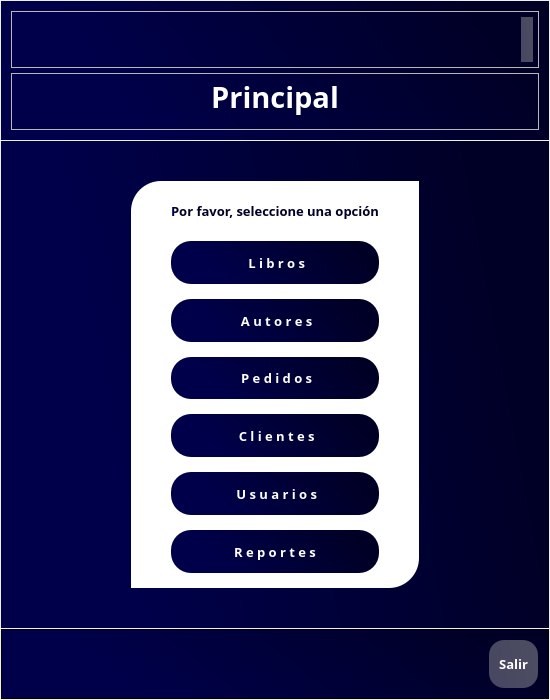
<?xml version="1.0" encoding="UTF-8"?>
<ui version="4.0">
 <class>MainWindow</class>
 <widget class="QMainWindow" name="MainWindow">
  <property name="geometry">
   <rect>
    <x>0</x>
    <y>0</y>
    <width>550</width>
    <height>700</height>
   </rect>
  </property>
  <property name="windowTitle">
   <string>Principal</string>
  </property>
  <property name="windowIcon">
   <iconset>
    <normaloff>icons/book.png</normaloff>icons/book.png</iconset>
  </property>
  <property name="styleSheet">
   <string notr="true"/>
  </property>
  <widget class="QWidget" name="centralwidget">
   <layout class="QVBoxLayout" name="verticalLayout" stretch="2,7,1">
    <property name="spacing">
     <number>1</number>
    </property>
    <property name="leftMargin">
     <number>1</number>
    </property>
    <property name="topMargin">
     <number>1</number>
    </property>
    <property name="rightMargin">
     <number>1</number>
    </property>
    <property name="bottomMargin">
     <number>1</number>
    </property>
    <item>
     <widget class="QWidget" name="header" native="true">
      <property name="styleSheet">
       <string notr="true">background-color: qlineargradient(spread:pad, x1:1, y1:0.363, x2:0, y2:0.528864, stop:0.0696517 rgba(0, 0, 38, 255), stop:0.81592 rgba(0, 0, 74, 255));</string>
      </property>
      <layout class="QVBoxLayout" name="verticalLayout_2">
       <property name="spacing">
        <number>5</number>
       </property>
       <property name="leftMargin">
        <number>10</number>
       </property>
       <property name="topMargin">
        <number>10</number>
       </property>
       <property name="rightMargin">
        <number>10</number>
       </property>
       <property name="bottomMargin">
        <number>10</number>
       </property>
       <item>
        <widget class="QFrame" name="userFrame">
         <property name="styleSheet">
          <string notr="true">background-color: none;</string>
         </property>
         <property name="frameShape">
          <enum>QFrame::StyledPanel</enum>
         </property>
         <property name="frameShadow">
          <enum>QFrame::Raised</enum>
         </property>
         <layout class="QHBoxLayout" name="horizontalLayout_2">
          <property name="spacing">
           <number>0</number>
          </property>
          <property name="leftMargin">
           <number>5</number>
          </property>
          <property name="topMargin">
           <number>5</number>
          </property>
          <property name="rightMargin">
           <number>5</number>
          </property>
          <property name="bottomMargin">
           <number>5</number>
          </property>
          <item>
           <spacer name="horizontalSpacer">
            <property name="orientation">
             <enum>Qt::Horizontal</enum>
            </property>
            <property name="sizeHint" stdset="0">
             <size>
              <width>500</width>
              <height>20</height>
             </size>
            </property>
           </spacer>
          </item>
          <item>
           <widget class="QLabel" name="lblUser">
            <property name="font">
             <font>
              <family>Candara</family>
              <pointsize>10</pointsize>
              <weight>50</weight>
              <bold>false</bold>
              <kerning>true</kerning>
             </font>
            </property>
            <property name="styleSheet">
             <string notr="true">background-color: qlineargradient(spread:pad, x1:1, y1:0.363, x2:0, y2:0.528864, stop:0.0696517 rgba(184, 184, 184, 105), stop:0.81592 rgba(195, 195, 195, 94));
color: rgb(255, 255, 255);
border-radius: 10px;
padding: 2px;</string>
            </property>
            <property name="text">
             <string/>
            </property>
            <property name="alignment">
             <set>Qt::AlignRight|Qt::AlignTrailing|Qt::AlignVCenter</set>
            </property>
           </widget>
          </item>
         </layout>
        </widget>
       </item>
       <item>
        <widget class="QFrame" name="titleFrame">
         <property name="styleSheet">
          <string notr="true">background-color: none;</string>
         </property>
         <property name="frameShape">
          <enum>QFrame::StyledPanel</enum>
         </property>
         <property name="frameShadow">
          <enum>QFrame::Raised</enum>
         </property>
         <layout class="QHBoxLayout" name="horizontalLayout_3">
          <property name="spacing">
           <number>0</number>
          </property>
          <property name="leftMargin">
           <number>0</number>
          </property>
          <property name="topMargin">
           <number>0</number>
          </property>
          <property name="rightMargin">
           <number>0</number>
          </property>
          <property name="bottomMargin">
           <number>10</number>
          </property>
          <item>
           <widget class="QLabel" name="lblTitle">
            <property name="font">
             <font>
              <family>Candara</family>
              <pointsize>22</pointsize>
              <weight>75</weight>
              <bold>true</bold>
             </font>
            </property>
            <property name="styleSheet">
             <string notr="true">color: rgb(255, 255, 255);</string>
            </property>
            <property name="text">
             <string>Principal</string>
            </property>
            <property name="alignment">
             <set>Qt::AlignCenter</set>
            </property>
           </widget>
          </item>
         </layout>
        </widget>
       </item>
      </layout>
     </widget>
    </item>
    <item>
     <widget class="QWidget" name="content" native="true">
      <property name="styleSheet">
       <string notr="true">background-color: qlineargradient(spread:pad, x1:1, y1:0.363, x2:0, y2:0.528864, stop:0.0696517 rgba(0, 0, 38, 255), stop:0.81592 rgba(0, 0, 74, 255));</string>
      </property>
      <layout class="QHBoxLayout" name="horizontalLayout_4">
       <property name="spacing">
        <number>0</number>
       </property>
       <property name="leftMargin">
        <number>0</number>
       </property>
       <property name="topMargin">
        <number>40</number>
       </property>
       <property name="rightMargin">
        <number>0</number>
       </property>
       <property name="bottomMargin">
        <number>40</number>
       </property>
       <item>
        <spacer name="horizontalSpacer_3">
         <property name="orientation">
          <enum>Qt::Horizontal</enum>
         </property>
         <property name="sizeHint" stdset="0">
          <size>
           <width>99</width>
           <height>20</height>
          </size>
         </property>
        </spacer>
       </item>
       <item>
        <widget class="QFrame" name="buttonsFrame">
         <property name="styleSheet">
          <string notr="true">background-color: rgb(255, 255, 255);
border-top-left-radius: 30px;
border-bottom-right-radius: 30px;</string>
         </property>
         <property name="frameShape">
          <enum>QFrame::StyledPanel</enum>
         </property>
         <property name="frameShadow">
          <enum>QFrame::Raised</enum>
         </property>
         <layout class="QVBoxLayout" name="verticalLayout_3">
          <property name="spacing">
           <number>15</number>
          </property>
          <property name="leftMargin">
           <number>40</number>
          </property>
          <property name="topMargin">
           <number>15</number>
          </property>
          <property name="rightMargin">
           <number>40</number>
          </property>
          <property name="bottomMargin">
           <number>15</number>
          </property>
          <item>
           <widget class="QFrame" name="messageFrame">
            <property name="maximumSize">
             <size>
              <width>16777215</width>
              <height>30</height>
             </size>
            </property>
            <property name="styleSheet">
             <string notr="true"/>
            </property>
            <property name="frameShape">
             <enum>QFrame::StyledPanel</enum>
            </property>
            <property name="frameShadow">
             <enum>QFrame::Raised</enum>
            </property>
            <layout class="QVBoxLayout" name="verticalLayout_5">
             <property name="spacing">
              <number>0</number>
             </property>
             <property name="leftMargin">
              <number>0</number>
             </property>
             <property name="topMargin">
              <number>0</number>
             </property>
             <property name="rightMargin">
              <number>0</number>
             </property>
             <property name="bottomMargin">
              <number>0</number>
             </property>
             <item>
              <widget class="QLabel" name="lblMessage">
               <property name="maximumSize">
                <size>
                 <width>16777215</width>
                 <height>30</height>
                </size>
               </property>
               <property name="font">
                <font>
                 <family>Candara Light</family>
                 <pointsize>10</pointsize>
                 <weight>75</weight>
                 <bold>true</bold>
                </font>
               </property>
               <property name="styleSheet">
                <string notr="true">color: qlineargradient(spread:pad, x1:1, y1:0.363, x2:0, y2:0.528864, stop:0.0696517 rgba(0, 0, 38, 255), stop:0.81592 rgba(0, 0, 74, 255));</string>
               </property>
               <property name="text">
                <string>Por favor, seleccione una opción</string>
               </property>
               <property name="alignment">
                <set>Qt::AlignCenter</set>
               </property>
              </widget>
             </item>
            </layout>
           </widget>
          </item>
          <item>
           <widget class="QPushButton" name="btnLibros">
            <property name="sizePolicy">
             <sizepolicy hsizetype="Preferred" vsizetype="Preferred">
              <horstretch>0</horstretch>
              <verstretch>0</verstretch>
             </sizepolicy>
            </property>
            <property name="maximumSize">
             <size>
              <width>16777215</width>
              <height>50</height>
             </size>
            </property>
            <property name="baseSize">
             <size>
              <width>0</width>
              <height>0</height>
             </size>
            </property>
            <property name="font">
             <font>
              <family>Candara</family>
              <pointsize>10</pointsize>
              <weight>75</weight>
              <bold>true</bold>
             </font>
            </property>
            <property name="cursor">
             <cursorShape>PointingHandCursor</cursorShape>
            </property>
            <property name="toolTip">
             <string>Gestión de libros</string>
            </property>
            <property name="autoFillBackground">
             <bool>false</bool>
            </property>
            <property name="styleSheet">
             <string notr="true">QPushButton#btnLibros{
	
	background-color: qlineargradient(spread:pad, x1:1, y1:0.363, x2:0, y2:0.528864, stop:0.0696517 rgba(0, 0, 38, 255), stop:0.81592 rgba(0, 0, 74, 255));
	
	color: rgba(255, 255, 255);
	border-radius: 20px;
}

QPushButton#btnLibros:hover{
	background-color: qlineargradient(spread:pad, x1:1, y1:0.363, x2:0, y2:0.528864, stop:0.0696517 rgba(150, 150, 150, 255), stop:0.81592 rgba(201, 201, 201, 255));
}

QPushButton#btnLibros:pressed{
	background-color: rgb(173, 173, 173);
}</string>
            </property>
            <property name="text">
             <string> L i b r o s</string>
            </property>
            <property name="icon">
             <iconset>
              <normaloff>icons/books.svg</normaloff>icons/books.svg</iconset>
            </property>
           </widget>
          </item>
          <item>
           <widget class="QPushButton" name="btnAutores">
            <property name="sizePolicy">
             <sizepolicy hsizetype="Preferred" vsizetype="Preferred">
              <horstretch>0</horstretch>
              <verstretch>0</verstretch>
             </sizepolicy>
            </property>
            <property name="maximumSize">
             <size>
              <width>16777215</width>
              <height>50</height>
             </size>
            </property>
            <property name="baseSize">
             <size>
              <width>0</width>
              <height>0</height>
             </size>
            </property>
            <property name="font">
             <font>
              <family>Candara</family>
              <pointsize>10</pointsize>
              <weight>75</weight>
              <bold>true</bold>
             </font>
            </property>
            <property name="cursor">
             <cursorShape>PointingHandCursor</cursorShape>
            </property>
            <property name="toolTip">
             <string>Gestión de autores</string>
            </property>
            <property name="autoFillBackground">
             <bool>false</bool>
            </property>
            <property name="styleSheet">
             <string notr="true">QPushButton#btnAutores{
	background-color: qlineargradient(spread:pad, x1:1, y1:0.363, x2:0, y2:0.528864, stop:0.0696517 rgba(0, 0, 38, 255), stop:0.81592 rgba(0, 0, 74, 255));
	
	color: rgba(255, 255, 255);
	border-radius: 20px;
}

QPushButton#btnAutores:hover{
	background-color: qlineargradient(spread:pad, x1:1, y1:0.363, x2:0, y2:0.528864, stop:0.0696517 rgba(150, 150, 150, 255), stop:0.81592 rgba(201, 201, 201, 255));
}

QPushButton#btnAutores:pressed{
	background-color: rgb(173, 173, 173);
}</string>
            </property>
            <property name="text">
             <string> A u t o r e s</string>
            </property>
            <property name="icon">
             <iconset>
              <normaloff>icons/autors.svg</normaloff>icons/autors.svg</iconset>
            </property>
           </widget>
          </item>
          <item>
           <widget class="QPushButton" name="btnPedidos">
            <property name="sizePolicy">
             <sizepolicy hsizetype="Preferred" vsizetype="Preferred">
              <horstretch>0</horstretch>
              <verstretch>0</verstretch>
             </sizepolicy>
            </property>
            <property name="maximumSize">
             <size>
              <width>16777215</width>
              <height>50</height>
             </size>
            </property>
            <property name="baseSize">
             <size>
              <width>0</width>
              <height>0</height>
             </size>
            </property>
            <property name="font">
             <font>
              <family>Candara</family>
              <pointsize>10</pointsize>
              <weight>75</weight>
              <bold>true</bold>
             </font>
            </property>
            <property name="cursor">
             <cursorShape>PointingHandCursor</cursorShape>
            </property>
            <property name="toolTip">
             <string>Gestión de pedidos</string>
            </property>
            <property name="autoFillBackground">
             <bool>false</bool>
            </property>
            <property name="styleSheet">
             <string notr="true">QPushButton#btnPedidos{
	background-color: qlineargradient(spread:pad, x1:1, y1:0.363, x2:0, y2:0.528864, stop:0.0696517 rgba(0, 0, 38, 255), stop:0.81592 rgba(0, 0, 74, 255));
	
	color: rgba(255, 255, 255);
	border-radius: 20px;
}

QPushButton#btnPedidos:hover{
	background-color: qlineargradient(spread:pad, x1:1, y1:0.363, x2:0, y2:0.528864, stop:0.0696517 rgba(150, 150, 150, 255), stop:0.81592 rgba(201, 201, 201, 255));
}

QPushButton#btnPedidos:pressed{
	background-color: rgb(173, 173, 173);
}</string>
            </property>
            <property name="text">
             <string> P e d i d o s</string>
            </property>
            <property name="icon">
             <iconset>
              <normaloff>icons/orders.svg</normaloff>icons/orders.svg</iconset>
            </property>
           </widget>
          </item>
          <item>
           <widget class="QPushButton" name="btnClientes">
            <property name="sizePolicy">
             <sizepolicy hsizetype="Preferred" vsizetype="Preferred">
              <horstretch>0</horstretch>
              <verstretch>0</verstretch>
             </sizepolicy>
            </property>
            <property name="maximumSize">
             <size>
              <width>16777215</width>
              <height>50</height>
             </size>
            </property>
            <property name="baseSize">
             <size>
              <width>0</width>
              <height>0</height>
             </size>
            </property>
            <property name="font">
             <font>
              <family>Candara</family>
              <pointsize>10</pointsize>
              <weight>75</weight>
              <bold>true</bold>
             </font>
            </property>
            <property name="cursor">
             <cursorShape>PointingHandCursor</cursorShape>
            </property>
            <property name="toolTip">
             <string>Gestión de clientes</string>
            </property>
            <property name="autoFillBackground">
             <bool>false</bool>
            </property>
            <property name="styleSheet">
             <string notr="true">QPushButton#btnClientes{
	background-color: qlineargradient(spread:pad, x1:1, y1:0.363, x2:0, y2:0.528864, stop:0.0696517 rgba(0, 0, 38, 255), stop:0.81592 rgba(0, 0, 74, 255));
	
	color: rgba(255, 255, 255);
	border-radius: 20px;
}

QPushButton#btnClientes:hover{
	background-color: qlineargradient(spread:pad, x1:1, y1:0.363, x2:0, y2:0.528864, stop:0.0696517 rgba(150, 150, 150, 255), stop:0.81592 rgba(201, 201, 201, 255));
}

QPushButton#btnClientes:pressed{
	background-color: rgb(173, 173, 173);
}</string>
            </property>
            <property name="text">
             <string> C l i e n t e s</string>
            </property>
            <property name="icon">
             <iconset>
              <normaloff>icons/clients.svg</normaloff>icons/clients.svg</iconset>
            </property>
           </widget>
          </item>
          <item>
           <widget class="QPushButton" name="btnUsuarios">
            <property name="maximumSize">
             <size>
              <width>16777215</width>
              <height>50</height>
             </size>
            </property>
            <property name="font">
             <font>
              <family>Candara</family>
              <pointsize>10</pointsize>
              <weight>75</weight>
              <bold>true</bold>
             </font>
            </property>
            <property name="toolTip">
             <string>Gestión de usuarios</string>
            </property>
            <property name="styleSheet">
             <string notr="true">QPushButton#btnUsuarios{
	background-color: qlineargradient(spread:pad, x1:1, y1:0.363, x2:0, y2:0.528864, stop:0.0696517 rgba(0, 0, 38, 255), stop:0.81592 rgba(0, 0, 74, 255));
	
	color: rgba(255, 255, 255);
	border-radius: 20px;
}

QPushButton#btnUsuarios:hover{
	background-color: qlineargradient(spread:pad, x1:1, y1:0.363, x2:0, y2:0.528864, stop:0.0696517 rgba(150, 150, 150, 255), stop:0.81592 rgba(201, 201, 201, 255));
}

QPushButton#btnUsuarios:pressed{
	background-color: rgb(173, 173, 173);
}</string>
            </property>
            <property name="text">
             <string> U s u a r i o s</string>
            </property>
            <property name="icon">
             <iconset>
              <normaloff>icons/users.svg</normaloff>icons/users.svg</iconset>
            </property>
           </widget>
          </item>
          <item>
           <widget class="QPushButton" name="btnReportes">
            <property name="maximumSize">
             <size>
              <width>16777215</width>
              <height>50</height>
             </size>
            </property>
            <property name="font">
             <font>
              <family>Candara</family>
              <pointsize>10</pointsize>
              <weight>75</weight>
              <bold>true</bold>
             </font>
            </property>
            <property name="cursor">
             <cursorShape>PointingHandCursor</cursorShape>
            </property>
            <property name="toolTip">
             <string>Generar reportes</string>
            </property>
            <property name="styleSheet">
             <string notr="true">QPushButton#btnReportes{
	background-color: qlineargradient(spread:pad, x1:1, y1:0.363, x2:0, y2:0.528864, stop:0.0696517 rgba(0, 0, 38, 255), stop:0.81592 rgba(0, 0, 74, 255));
	
	color: rgba(255, 255, 255);
	border-radius: 20px;
}

QPushButton#btnReportes:hover{
	background-color: qlineargradient(spread:pad, x1:1, y1:0.363, x2:0, y2:0.528864, stop:0.0696517 rgba(150, 150, 150, 255), stop:0.81592 rgba(201, 201, 201, 255));
}

QPushButton#btnReportes:pressed{
	background-color: rgb(173, 173, 173);
}</string>
            </property>
            <property name="text">
             <string>R e p o r t e s</string>
            </property>
            <property name="icon">
             <iconset>
              <normaloff>icons/reports.svg</normaloff>icons/reports.svg</iconset>
            </property>
           </widget>
          </item>
         </layout>
        </widget>
       </item>
       <item>
        <spacer name="horizontalSpacer_4">
         <property name="orientation">
          <enum>Qt::Horizontal</enum>
         </property>
         <property name="sizeHint" stdset="0">
          <size>
           <width>98</width>
           <height>20</height>
          </size>
         </property>
        </spacer>
       </item>
      </layout>
     </widget>
    </item>
    <item>
     <widget class="QFrame" name="footer">
      <property name="styleSheet">
       <string notr="true">background-color: qlineargradient(spread:pad, x1:1, y1:0.363, x2:0, y2:0.528864, stop:0.0696517 rgba(0, 0, 38, 255), stop:0.81592 rgba(0, 0, 74, 255));</string>
      </property>
      <property name="frameShape">
       <enum>QFrame::StyledPanel</enum>
      </property>
      <property name="frameShadow">
       <enum>QFrame::Raised</enum>
      </property>
      <layout class="QHBoxLayout" name="horizontalLayout">
       <property name="spacing">
        <number>0</number>
       </property>
       <property name="leftMargin">
        <number>10</number>
       </property>
       <property name="topMargin">
        <number>10</number>
       </property>
       <property name="rightMargin">
        <number>10</number>
       </property>
       <property name="bottomMargin">
        <number>10</number>
       </property>
       <item>
        <spacer name="horizontalSpacer_2">
         <property name="orientation">
          <enum>Qt::Horizontal</enum>
         </property>
         <property name="sizeHint" stdset="0">
          <size>
           <width>447</width>
           <height>20</height>
          </size>
         </property>
        </spacer>
       </item>
       <item>
        <widget class="QPushButton" name="btnSalir">
         <property name="sizePolicy">
          <sizepolicy hsizetype="Preferred" vsizetype="Preferred">
           <horstretch>0</horstretch>
           <verstretch>0</verstretch>
          </sizepolicy>
         </property>
         <property name="maximumSize">
          <size>
           <width>16777215</width>
           <height>50</height>
          </size>
         </property>
         <property name="baseSize">
          <size>
           <width>0</width>
           <height>0</height>
          </size>
         </property>
         <property name="font">
          <font>
           <family>Candara</family>
           <pointsize>10</pointsize>
           <weight>75</weight>
           <bold>true</bold>
          </font>
         </property>
         <property name="cursor">
          <cursorShape>PointingHandCursor</cursorShape>
         </property>
         <property name="toolTip">
          <string>Salir</string>
         </property>
         <property name="autoFillBackground">
          <bool>false</bool>
         </property>
         <property name="styleSheet">
          <string notr="true">QPushButton#btnSalir{
	background-color: qlineargradient(spread:pad, x1:1, y1:0.363, x2:0, y2:0.528864, stop:0.0696517 rgba(184, 184, 184, 105), stop:0.81592 rgba(195, 195, 195, 94));
	
	color: rgba(255, 255, 255);
	border-radius: 15px;
	padding: 10px;
}

QPushButton#btnSalir:hover{
	background-color: qlineargradient(spread:pad, x1:1, y1:0.363, x2:0, y2:0.528864, stop:0.0696517 rgba(150, 150, 150, 255), stop:0.81592 rgba(201, 201, 201, 255));
}

QPushButton#btnSalir:pressed{
	background-color: rgb(173, 173, 173);
}</string>
         </property>
         <property name="text">
          <string>Salir</string>
         </property>
         <property name="icon">
          <iconset>
           <normaloff>icons/logout.svg</normaloff>icons/logout.svg</iconset>
         </property>
        </widget>
       </item>
      </layout>
     </widget>
    </item>
   </layout>
  </widget>
 </widget>
 <resources/>
 <connections/>
</ui>
